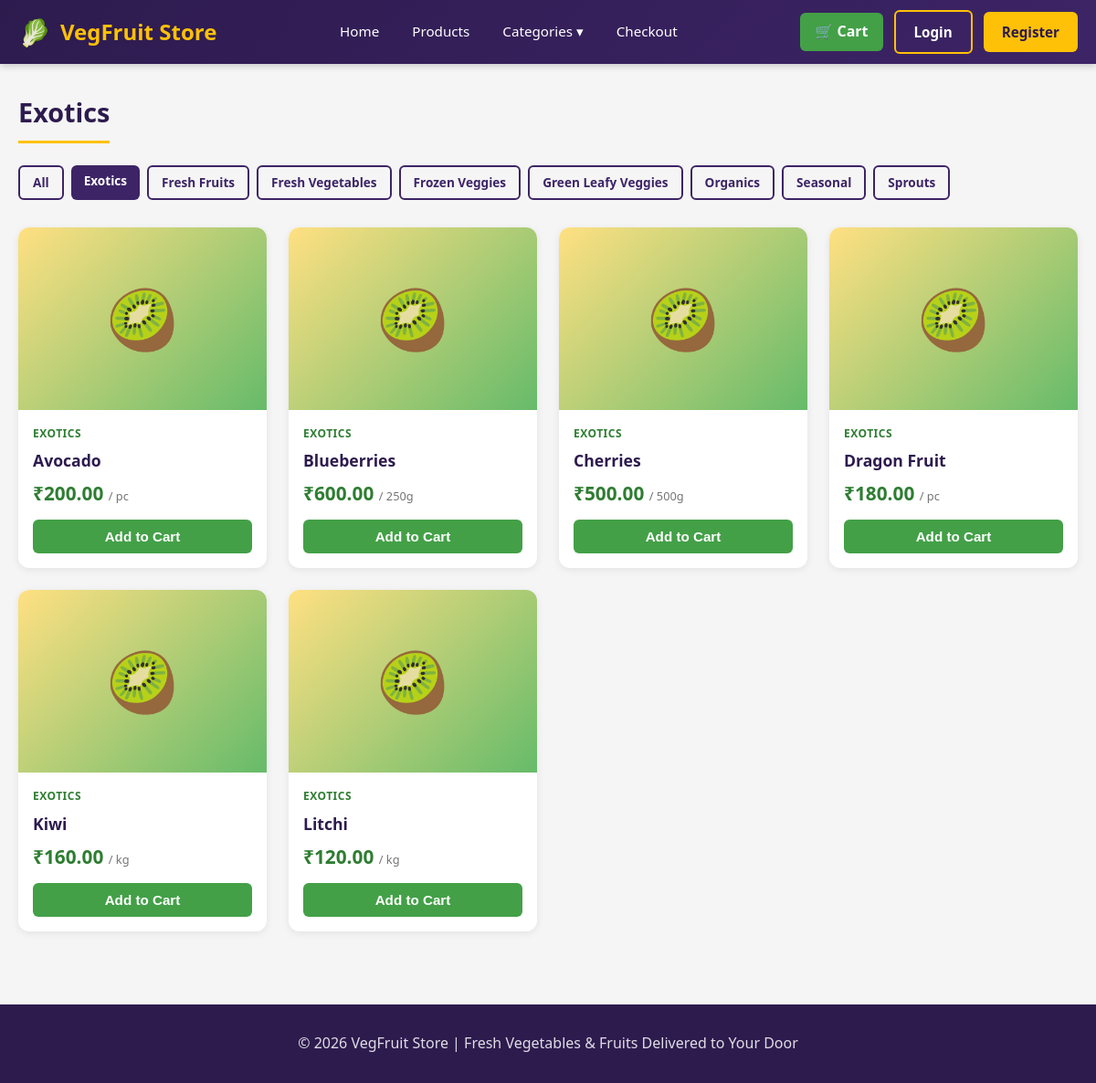
Page /category/exotics/ on the committed database.
### products/models.py (models this page shows, shortened)
class Category(models.Model):
    name = models.CharField(max_length=100, unique=True)
    slug = models.SlugField(max_length=100, unique=True)
    image = models.ImageField(upload_to='categories/', blank=True, null=True)
    class Meta:
        verbose_name_plural = 'Categories'
        ordering = ['name']

class Product(models.Model):
    name = models.CharField(max_length=200)
    slug = models.SlugField(max_length=200, unique=True)
    category = models.ForeignKey(Category, on_delete=models.CASCADE, related_name='products')
    description = models.TextField(blank=True, default='')
    price = models.DecimalField(max_digits=10, decimal_places=2)
    unit = models.CharField(max_length=20, default='kg')
    image = models.ImageField(upload_to='products/', blank=True, null=True)
    in_stock = models.BooleanField(default=True)
    stock_quantity = models.PositiveIntegerField(default=100)
    is_organic = models.BooleanField(default=False)
    created_at = models.DateTimeField(auto_now_add=True)
    class Meta:
        ordering = ['name']

### products/views.py (the view)
# urls.py: path('category/<slug:category_slug>/', views.category_products, name='category_products'),
def category_products(request, category_slug):
    category = get_object_or_404(Category, slug=category_slug)
    products = Product.objects.filter(category=category, in_stock=True)
    categories = Category.objects.all()
    context = {
        'category': category,
        'products': products,
        'categories': categories,
    }
    return render(request, 'products/category_products.html', context)

### cart/context_processors.py (called while the page is built)
def cart_processor(request):
    cart = None
    cart_count = 0
    session_id = request.session.session_key
    if session_id:
        cart = Cart.objects.filter(session_id=session_id).first()
        if cart:
            cart_count = cart.total_items
    return {
        'cart': cart,
        'cart_count': cart_count,
    }

### products/context_processors.py (called while the page is built)
def categories_processor(request):
    categories = Category.objects.all()
    return {'all_categories': categories}

### templates/products/category_products.html (shortened to what this page needs)
{% extends 'base.html' %}
{% load static %}
{% block content %}
<div class="container">
    <h2 class="section-title">{{ category.name }}</h2>
    <div style="margin-bottom: 30px; display: flex; flex-wrap: wrap; gap: 8px;">
        <a href="{% url 'products:product_list' %}" class="btn btn-outline" style="padding:6px 14px;font-size:0.85rem;">All</a>
        {% for cat in categories %}
        <a href="{% url 'products:category_products' cat.slug %}" class="btn {% if cat.slug == category.slug %}btn-purple{% else %}btn-outline{% endif %}" style="padding:6px 14px;font-size:0.85rem;">{{ cat.name }}</a>
        {% endfor %}
    </div>
    {% if products %}
    <div class="product-grid">
        {% for product in products %}
        <div class="product-card">
            <div class="product-image">
                {% if product.image %}
                    <img src="{{ product.image.url }}" alt="{{ product.name }}">
                {% else %}
                    {% if 'vegetable' in product.category.slug %}🥕
                    {% elif 'fruit' in product.category.slug %}🍎
                    {% elif 'exotic' in product.category.slug %}🥝
                    {% elif 'leafy' in product.category.slug %}🥬
                    {% elif 'sprout' in product.category.slug %}🌱
                    {% elif 'organic' in product.category.slug %}🌿
                    {% elif 'seasonal' in product.category.slug %}🍂
                    {% elif 'frozen' in product.category.slug %}🧊
                    {% else %}🛒{% endif %}
                {% endif %}
            </div>
            <div class="product-info">
                <span class="product-category">{{ product.category.name }}</span>
                <h3 class="product-name">
                    {{ product.name }}
                </h3>
                <div class="product-price">₹{{ product.price }} <span class="unit">/ {{ product.unit }}</span></div>
                <form action="{% url 'cart:add_to_cart' product.id %}" method="post">
                    <button type="submit" class="btn btn-primary btn-block">Add to Cart</button>
                </form>
            </div>
        </div>
        {% endfor %}
    </div>
    {% else %}
    <div class="empty-state">
        <div class="icon">📦</div>
        <h3>No products in {{ category.name }}</h3>
        <p>Please check back later for fresh stock.</p>
    </div>
    {% endif %}
</div>
{% endblock %}

### static/style.css (style rules this page uses)
:root { --yellow: #FFC107; --yellow-light: #FFE082; --yellow-dark: #FFA000; --green: #43A047; --green-light: #66BB6A; --green-dark: #2E7D32; --purple: #3D2466; --purple-dark: #2D1B4E; --purple-light: #5E35B1; --white: #FFFFFF; --light-bg: #F5F5F5; --gray: #757575; --gray-light: #E0E0E0; --danger: #E53935; --success: #43A047; }
* { margin: 0; padding: 0; box-sizing: border-box; }
body { font-family: 'Segoe UI', Tahoma, Geneva, Verdana, sans-serif; background-color: var(--light-bg); color: #333; line-height: 1.6; }
a { text-decoration: none; color: inherit; }
.btn { padding: 10px 20px; border: none; border-radius: 6px; font-weight: 600; cursor: pointer; transition: all 0.2s; display: inline-block; font-size: 0.95rem; }
.btn-primary { background-color: var(--green); color: var(--white); }
.btn-purple { background-color: var(--purple); color: var(--white); }
.btn-outline { background-color: transparent; border: 2px solid var(--purple); color: var(--purple); }
.btn-block { width: 100%; }
.container { max-width: 1280px; margin: 0 auto; padding: 30px 20px; }
.section-title { font-size: 1.8rem; color: var(--purple-dark); margin-bottom: 24px; padding-bottom: 8px; border-bottom: 3px solid var(--yellow); display: inline-block; }
.product-grid { display: grid; grid-template-columns: repeat(auto-fill, minmax(240px, 1fr)); gap: 24px; }
.product-card { background: var(--white); border-radius: 12px; overflow: hidden; box-shadow: 0 2px 8px rgba(0,0,0,0.08); transition: transform 0.2s, box-shadow 0.2s; display: flex; flex-direction: column; }
.product-image { width: 100%; height: 200px; background: linear-gradient(135deg, var(--yellow-light), var(--green-light)); display: flex; align-items: center; justify-content: center; font-size: 4rem; }
.product-info { padding: 16px; flex: 1; display: flex; flex-direction: column; }
.product-category { font-size: 0.75rem; color: var(--green-dark); text-transform: uppercase; font-weight: 700; letter-spacing: 0.5px; }
.product-name { font-size: 1.1rem; color: var(--purple-dark); margin: 6px 0; font-weight: 600; }
.product-price { font-size: 1.3rem; color: var(--green-dark); font-weight: 700; margin-bottom: 12px; }
.product-price .unit { font-size: 0.8rem; color: var(--gray); font-weight: 400; }
.product-info .btn { margin-top: auto; }

### rows in the picture
Category: name "Exotics"
Category: name "Fresh Fruits"
Category: name "Fresh Vegetables"
Category: name "Frozen Veggies"
Category: name "Green Leafy Veggies"
Category: name "Organics"
Category: name "Seasonal"
Category: name "Sprouts"
Product: category.name "EXOTICS", name "Avocado", price "200.00", unit "pc"
Product: category.name "EXOTICS", name "Blueberries", price "600.00", unit "250g"
Product: category.name "EXOTICS", name "Cherries", price "500.00", unit "500g"
Product: category.name "EXOTICS", name "Dragon Fruit", price "180.00", unit "pc"
Product: category.name "EXOTICS", name "Kiwi", price "160.00", unit "kg"
Product: category.name "EXOTICS", name "Litchi", price "120.00", unit "kg"
